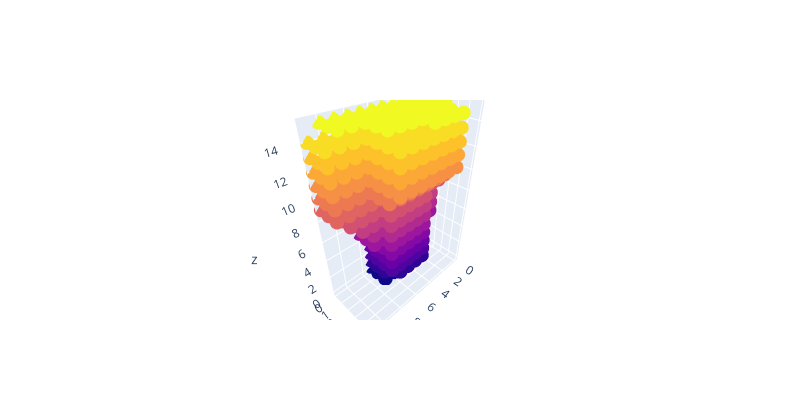

The notebook cell this image was saved under:
### Code cell
volume = train_labels[30]
plot_model(volume)
print (volume.shape)

### Figure 1 — Plotly figure (JSON) as saved in the notebook; plotly's stock layout.template omitted (floating-point values rounded to 4 significant figures; data arrays with more than 128 entries replaced by an {"elided": "..."} marker saying what was removed)
{"data": [{"marker": {"color": {"elided": "594 int values"}, "opacity": 1, "size": 5}, "mode": "markers", "type": "scatter3d", "x": {"elided": "594 int values"}, "y": {"elided": "594 int values"}, "z": {"elided": "594 int values"}}], "layout": {"autosize": true, "height": 400, "width": 800}}
